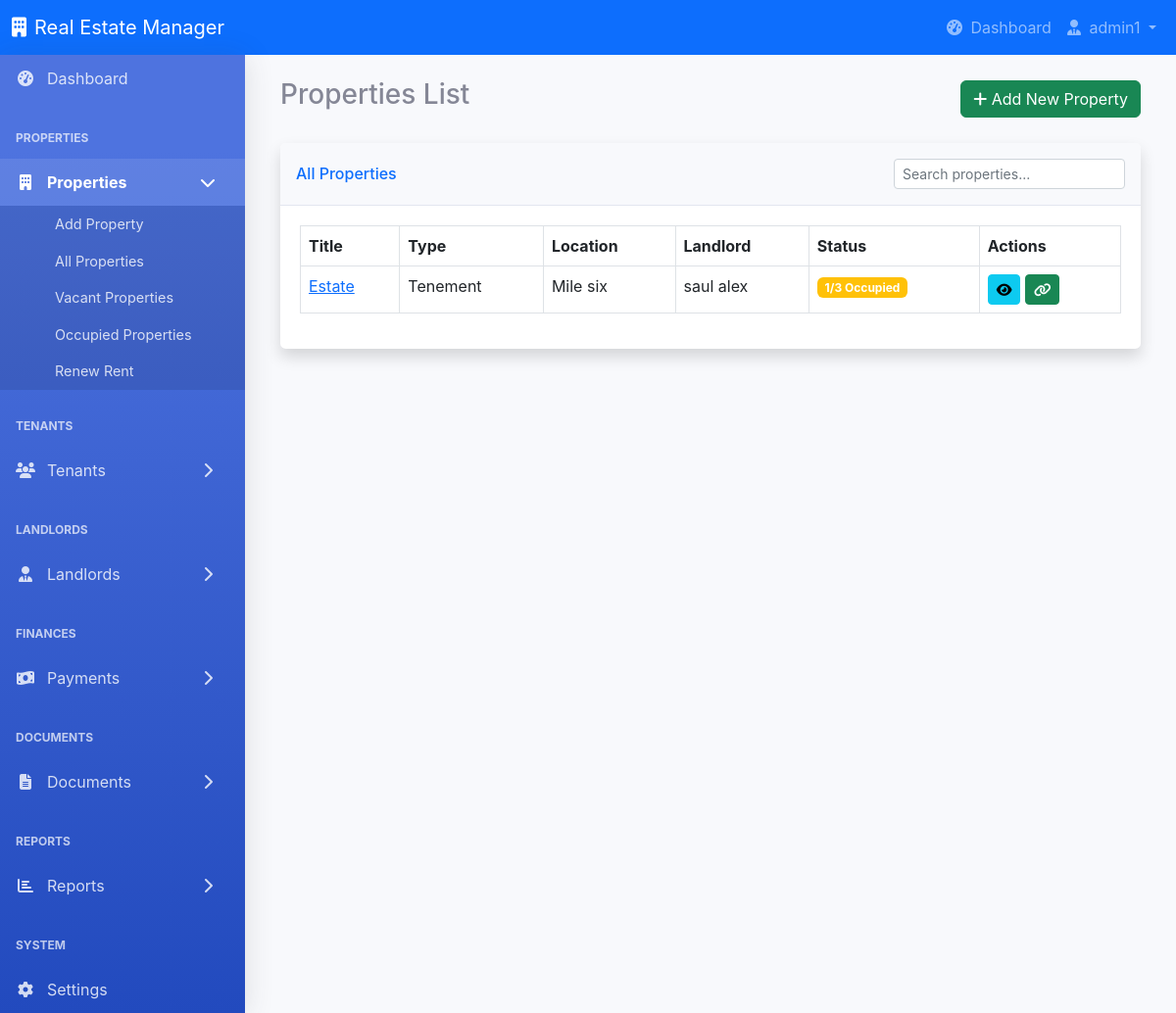
/properties/list (signed in), run on the app's committed database.
### tables this page shows
CREATE TABLE properties (
        id INTEGER PRIMARY KEY AUTOINCREMENT,
        title TEXT NOT NULL,
        type TEXT NOT NULL,
        location TEXT NOT NULL,
        size TEXT,
        landlord_id INTEGER NOT NULL,
        price REAL,
        status TEXT DEFAULT 'Vacant',
        description TEXT,
        image_path TEXT,
        created_at TIMESTAMP DEFAULT CURRENT_TIMESTAMP,
        FOREIGN KEY (landlord_id) REFERENCES landlords (id)
    );

CREATE TABLE landlords (
        id INTEGER PRIMARY KEY AUTOINCREMENT,
        full_name TEXT NOT NULL,
        phone TEXT NOT NULL,
        email TEXT,
        address TEXT,
        id_number TEXT,
        bank_name TEXT,
        account_number TEXT,
        current_balance REAL DEFAULT 0.0,
        created_at TIMESTAMP DEFAULT CURRENT_TIMESTAMP
    );

### app.py (the view)
@app.route('/properties/list')
@login_required
def properties_list():
    conn = get_db_connection()
    properties = conn.execute('''
        SELECT p.*, l.full_name AS landlord_name,
               (SELECT COUNT(*) FROM property_units WHERE property_id = p.id) AS total_units,
               (SELECT COUNT(*) FROM property_units WHERE property_id = p.id AND status = 'Occupied') AS occupied_units
        FROM properties p
        JOIN landlords l ON p.landlord_id = l.id
        ORDER BY p.created_at DESC
    ''').fetchall()
    unlinked_tenants = conn.execute('''
        SELECT id, full_name
        FROM tenants
        WHERE property_id IS NULL OR property_id = ''
        ORDER BY full_name ASC
    ''').fetchall()
    conn.close()
    return render_template(
        'properties/properties_list.html',
        properties=properties,
        unlinked_tenants=unlinked_tenants
    )

### app.py (called while the page is built)
def get_db_connection():
    conn = sqlite3.connect(DB_PATH)
    conn.row_factory = sqlite3.Row
    return conn

def login_required(f):
    @wraps(f)
    def decorated_function(*args, **kwargs):
        if 'user_id' not in session:
            flash('Please log in first.')
            return redirect(url_for('login'))
        return f(*args, **kwargs)
    return decorated_function

### templates/properties/properties_list.html (shortened to what this page needs)
{% include 'partials/header.html' %}
<div class="container-fluid">
    <div class="d-flex justify-content-between align-items-center mb-4">
        <h1 class="h3">Properties List</h1>
        <a href="{{ url_for('add_property') }}" class="btn btn-success">
            <i class="fas fa-plus"></i> Add New Property
        </a>
    </div>
    <div class="card shadow mb-4">
        <div class="card-header py-3 d-flex justify-content-between align-items-center">
            <h6 class="m-0 font-weight-bold text-primary">All Properties</h6>
            <div>
                <input type="text" id="propertySearch" class="form-control form-control-sm" placeholder="Search properties..." style="min-width: 200px;">
            </div>
        </div>
        <div class="card-body">
            <div class="table-responsive">
                <table class="table table-bordered" id="propertiesTable" width="100%" cellspacing="0">
                    <thead>
                        <tr>
                            <th>Title</th>
                            <th>Type</th>
                            <th>Location</th>
                            <th>Landlord</th>
                            <th>Status</th>
                            <th>Actions</th>
                        </tr>
                    </thead>
                    <tbody>
                        {% for property in properties %}
                        <tr>
                            <td>
                                <a href="{{ url_for('property_detail', property_id=property.id) }}">
                                    {{ property.title }}
                                </a>
                            </td>
                            <td>{{ property.type }}</td>
                            <td>{{ property.location }}</td>
                            <td>{{ property.landlord_name }}</td>
                            <td>
                                {% if property.type in ['Tenement', 'Shop'] %}
                                    {% if property.total_units == property.occupied_units %}
                                        <span class="badge bg-danger">Fully Occupied</span>
                                    {% elif property.occupied_units > 0 %}
                                        <span class="badge bg-warning">{{ property.occupied_units }}/{{ property.total_units }} Occupied</span>
                                    {% else %}
                                        <span class="badge bg-success">Vacant</span>
                                    {% endif %}
                                {% else %}
                                    {% if property.status == 'Occupied' %}
                                        <span class="badge bg-danger">Occupied</span>
                                    {% else %}
                                        <span class="badge bg-success">Vacant</span>
                                    {% endif %}
                                {% endif %}
                            </td>
                            <td>
                                <a href="{{ url_for('property_detail', property_id=property.id) }}" class="btn btn-info btn-sm" title="View Details">
                                    <i class="fas fa-eye"></i>
                                </a>
                                {% if property.type in ['Tenement', 'Shop'] %}
                                    {% if property.total_units > property.occupied_units %}
                                        <button class="btn btn-success btn-sm link-btn"
                                                data-property-id="{{ property.id }}"
                                                data-property-type="{{ property.type }}"
                                                title="Link Tenant">
                                            <i class="fas fa-link"></i>
                                        </button>
                                    {% else %}
                                        <button class="btn btn-secondary btn-sm" disabled title="No vacant units">
                                            <i class="fas fa-link"></i>
                                        </button>
                                    {% endif %}
                                {% endif %}
                            </td>
                        </tr>
                        {% endfor %}
                    </tbody>
                </table>
            </div>
        </div>
    </div>
</div>
</body>
</html>

### static/css/styles.css (style rules this page uses)
:root { --primary-color: #4e73df; --secondary-color: #858796; --success-color: #1cc88a; --info-color: #36b9cc; --warning-color: #f6c23e; --danger-color: #e74a3b; --light-color: #f8f9fc; --dark-color: #5a5c69; }
body { font-family: 'Nunito', -apple-system, BlinkMacSystemFont, "Segoe UI", Roboto, "Helvetica Neue", Arial, sans-serif; font-size: 1rem; font-weight: 400; line-height: 1.5; color: #858796; background-color: #f8f9fc; }
.card { margin-bottom: 1.5rem; box-shadow: 0 0.15rem 1.75rem 0 rgba(58, 59, 69, 0.15); border: none; border-radius: 0.35rem; }
.card-header { background-color: #f8f9fc; border-bottom: 1px solid #e3e6f0; }
.card-body { padding: 1.25rem; }
.table-responsive { overflow-x: auto; }

### data on the page
properties: title "Estate", type "Tenement", location "Mile six", landlord_name "saul alex", occupied_units "1", total_units "3"

### other printed values
{{ session['username'] }} "admin1"
